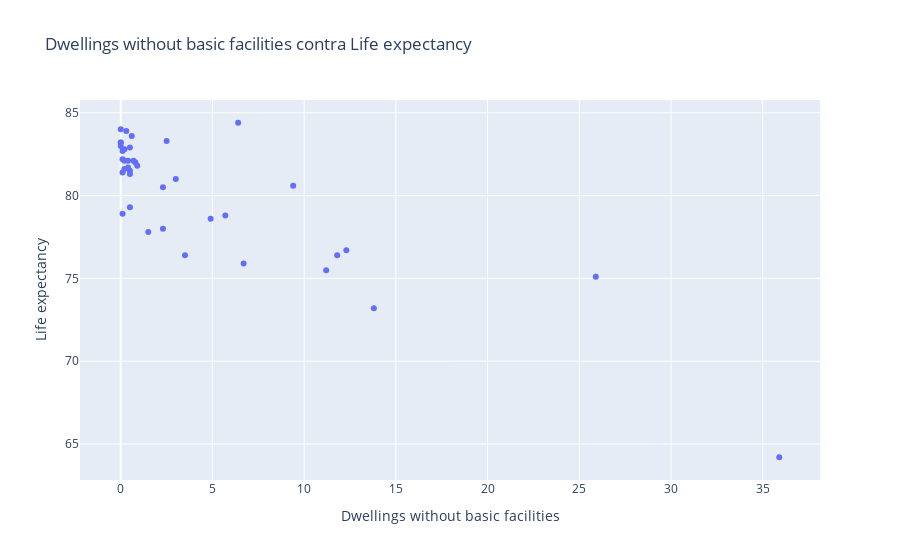

Notebook source saved alongside this figure:
### Code cell
plt.ploly_sactter(table,"HO_BASE","HS_LEB")

### Figure 1 — Plotly figure (JSON) as saved in the notebook; plotly's stock layout.template omitted (floating-point values rounded to 4 significant figures)
{"data": [{"hovertemplate": "<b>%{hovertext}</b><br><br>HO_BASE=%{x}<br>HS_LEB=%{y}<extra></extra>", "hovertext": ["Austria", "Belgium", "Canada", "Czechia", "Denmark", "Finland", "France", "Germany", "Greece", "Hungary", "Iceland", "Ireland", "Italy", "Japan", "Korea", "Luxembourg", "Mexico", "Netherlands", "New Zealand", "Norway", "Poland", "Portugal", "Slovak Republic", "Spain", "Sweden", "Türkiye", "United Kingdom", "United States", "Chile", "Estonia", "Israel", "Latvia", "Slovenia", "OECD - Total", "Australia", "Switzerland", "Brazil", "Russia", "South Africa", "Colombia", "Lithuania", "Costa Rica"], "legendgroup": "", "marker": {"color": "#636efa", "symbol": "circle"}, "mode": "markers", "name": "", "orientation": "v", "showlegend": false, "type": "scatter", "x": [0.8, 0.7, 0.2, 0.5, 0.5, 0.4, 0.5, 0.1, 0.4, 3.5, 0, 0.2, 0.6, 6.4, 2.5, 0.1, 25.9, 0.1, null, 0, 2.3, 0.9, 1.5, 0.3, 0, 4.9, 0.5, 0.1, 9.4, 5.7, null, 11.2, 0.2, 3, null, 0, 6.7, 13.8, 35.9, 12.3, 11.8, 2.3], "xaxis": "x", "y": [82, 82.1, 82.1, 79.3, 81.5, 82.1, 82.9, 81.4, 81.7, 76.4, 83.2, 82.8, 83.6, 84.4, 83.3, 82.7, 75.1, 82.2, 82.1, 83, 78, 81.8, 77.8, 83.9, 83.2, 78.6, 81.3, 78.9, 80.6, 78.8, 82.9, 75.5, 81.6, 81, 83, 84, 75.9, 73.2, 64.2, 76.7, 76.4, 80.5], "yaxis": "y"}], "layout": {"legend": {"tracegroupgap": 0}, "title": {"text": "Dwellings without basic facilities contra Life expectancy"}, "xaxis": {"anchor": "y", "domain": [0, 1], "title": {"text": "Dwellings without basic facilities"}}, "yaxis": {"anchor": "x", "domain": [0, 1], "title": {"text": "Life expectancy"}}}}
